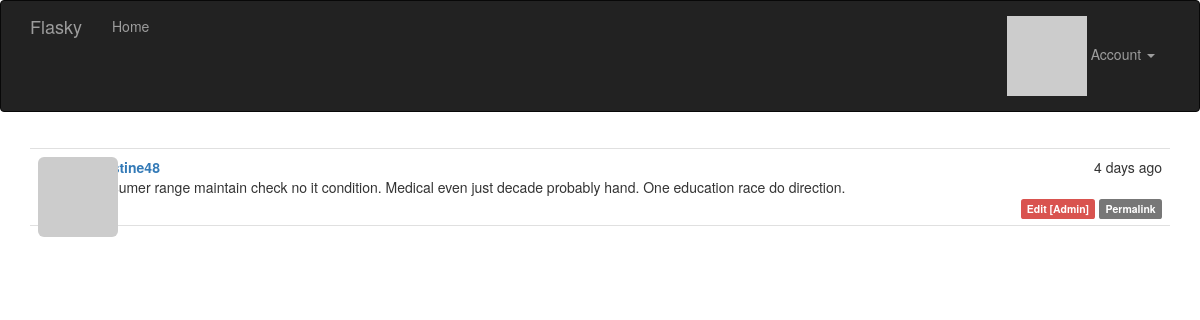
The page /post/60 (signed in) on the database its author committed.
### app/models.py (models this page shows, shortened)
class Post(db.Model):
    __tablename__ = 'posts'
    id = db.Column(db.Integer, primary_key=True)
    body = db.Column(db.Text)
    body_html = db.Column(db.Text)
    timestamp = db.Column(db.DateTime, index=True, default=datetime.utcnow)
    author_id = db.Column(db.Integer, db.ForeignKey('users.id'))

class User(UserMixin, db.Model):
    __tablename__ = 'users'
    id = db.Column(db.Integer, primary_key=True)
    email = db.Column(db.String(64), unique=True, index=True)
    username = db.Column(db.String(64), unique=True, index=True)
    password_hash = db.Column(db.String(128))
    role_id = db.Column(db.Integer, db.ForeignKey('roles.id'))
    confirmed = db.Column(db.Boolean, default=False)
    name = db.Column(db.String(64))
    location = db.Column(db.String(64))
    about_me = db.Column(db.Text())
    member_since = db.Column(db.DateTime(), default=datetime.utcnow)
    last_seen = db.Column(db.DateTime(), default=datetime.utcnow)
    avatar_hash = db.Column(db.String(32))
    posts = db.relationship('Post', backref='author', lazy='dynamic')
    followed = db.relationship('Follow',
                               foreign_keys=[Follow.follower_id],
                               backref=db.backref('follower', lazy='joined'),
                               lazy='dynamic',
                               cascade='all, delete-orphan')
    followers = db.relationship('Follow',
                                foreign_keys=[Follow.followed_id],
                                backref=db.backref('followed', lazy='joined'),
                                lazy='dynamic',
                                cascade='all, delete-orphan')
    @property
    def password(self):
        raise AttributeError('password is not a readable attribute')
    def ping(self):
        self.last_seen = datetime.utcnow()
        db.session.add(self)
        db.session.commit()
    def can(self, perm):
        return self.role is not None and self.role.has_permission(perm)
    def is_administrator(self):
        return self.can(Permission.ADMIN)
    def gravatar(self, size=100, default='identicon', rating='g'):
        url = 'https://secure.gravatar.com/avatar'
        hash = hashlib.md5(self.email.lower().encode('utf-8')).hexdigest()
        return '{url}/{hash}?s={size}&d={default}&r={rating}'.format(
            url=url, hash=hash, size=size, default=default, rating=rating)

### app/main/views.py (the view)
@main.route('/post/<int:id>')
def post(id):
    post = Post.query.get_or_404(id)
    return render_template('post.html', posts=[post])

### app/auth/views.py (called while the page is built)
@auth.before_app_request
def before_request():
    if current_user.is_authenticated:
        current_user.ping()
        if not current_user.confirmed \
                and request.endpoint \
                and request.blueprint != 'auth' \
                and request.endpoint != 'static':
            return redirect(url_for('auth.unconfirmed'))

### app/main/__init__.py (called while the page is built)
@main.app_context_processor
def inject_permissions():
    return dict(Permission=Permission)

### app/models.py (called while the page is built)
@login_manager.user_loader
def load_user(user_id):
    return User.query.get(int(user_id))

    def has_permission(self, perm):
        return self.permissions & perm == perm

### app/templates/post.html (shortened to what this page needs)
{% extends "base.html" %}
{% import "_macros.html" as macros %}
{% block page_content %}
{% include '_posts.html' %}
{% endblock %}

### app/templates/_posts.html
<ul class="posts">
    {% for post in posts %}
    <li class="post">
        <div class="post-thumbnail">
            <a href="{{ url_for('.user', username=post.author.username) }}">
                <img class="img-rounded profile-thumbnail"
                    src="{{ post.author.gravatar(size=40) }}">
            </a>
        </div>
        <div class="post-content">
            <div class="post-date">{{ moment(post.timestamp).fromNow() }}</div>
            <div class="post-author">
                <a href="{{ url_for('.user', username=post.author.username) }}">
                    {{ post.author.username }}
                </a>
            </div>
            <div class="post-body">
                {% if post.body_html %}
                    {{ post.body_html | safe }}
                {% else %}
                    {{ post.body }}
                {% endif %}
            </div>
            <div class="post-footer">
                {% if current_user == post.author %}
                <a href="{{ url_for('.edit', id=post.id) }}">
                    <span class="label label-primary">Edit</span>
                </a>
                {% elif current_user.is_administrator() %}
                <a href="{{ url_for('.edit', id=post.id) }}">
                    <span class="label label-danger">Edit [Admin]</span>
                </a>
                {% endif %}
                <a href="{{ url_for('.post', id=post.id) }}">
                    <span class="label label-default">Permalink</span>
                </a>
            </div>
        </div>
    </li>
    {% endfor %}
</ul>

### app/static/styles.css (style rules this page uses)
.profile-thumbnail { position: absolute; }
ul.posts { list-style-type: none; padding: 0px; margin: 16px 0px 0px 0px; border-top: 1px solid #e0e0e0; }
ul.posts li.post { padding: 8px; border-bottom: 1px solid #e0e0e0; }
div.post-date { float: right; }
div.post-author { font-weight: bold; }
div.post-thumbnail { position: absolute; }
div.post-content { margin-left: 48px; min-height: 48px; }
div.post-footer { text-align: right; }

### rows shown on the page
Post: timestamp "4 days ago", author.username "christine48", body "Consumer range maintain check no it condition. Medical even just decade probably hand. One education race do direction."
